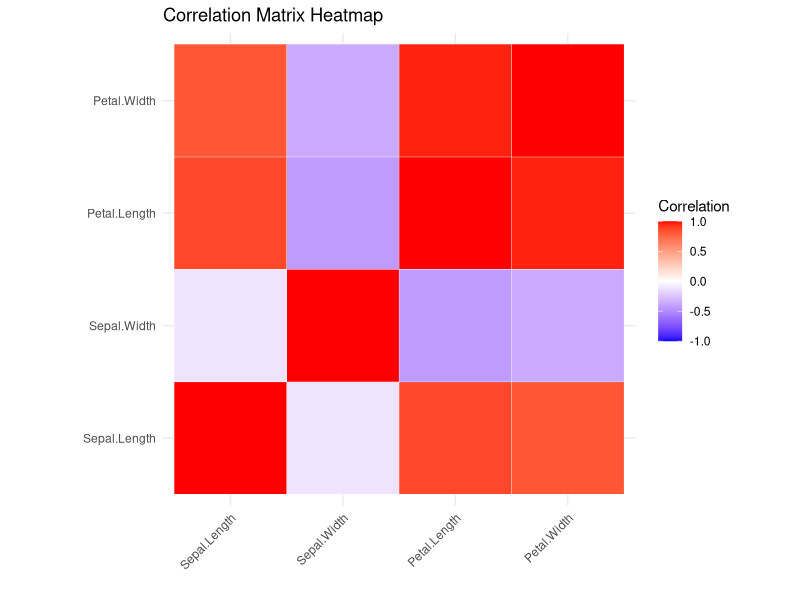

This chart was generated by the following R code:
# Load necessary libraries
library(datasets)     # For iris dataset
library(dplyr)        # Data manipulation
library(ggplot2)      # For plotting
library(reshape2)     # For reshaping data
library(skimr)
library(caret)     # For feature selection

# Load the Iris dataset
data(iris)

# Display the first few rows of the data
head(iris)

# Summary statistics of the data
skim(iris)

# Remove target column "Species" to apply variance threshold only on features
X <- iris %>% select(-Species)

################################################################################
##
## 1. Variance Threshold
##
################################################################################

# Calculate the variance of each feature
feature_variances <- apply(X, 2, var)

# Filter out columns with variance less than the threshold
threshold_variance <- 0.2
X_high_variance <- X[, feature_variances > threshold_variance]

# Show shape of data after applying variance threshold
cat("Shape of data after Variance Threshold:", dim(X_high_variance), "\n")
head(X_high_variance)

################################################################################
##
## 2. Correlation
##
################################################################################

# Compute the correlation matrix
correlation_matrix <- cor(X)

# Print the correlation matrix
print("Correlation Matrix:")
print(correlation_matrix)

# Define a threshold for highly correlated features
cor_threshold <- 0.8

# Loop through the correlation matrix and find highly correlated pairs
for (i in 1:(ncol(correlation_matrix) - 1)) {
  for (j in (i + 1):ncol(correlation_matrix)) {
    corr_value <- correlation_matrix[i, j]
    if (abs(corr_value) > cor_threshold) {
      cat(sprintf("%s and %s: %.4f\n", colnames(correlation_matrix)[i], colnames(correlation_matrix)[j], corr_value))
    }
  }
}

# Visualize the correlation matrix using ggplot2
# Melt the correlation matrix for ggplot2 compatibility
corr_matrix_melt <- melt(correlation_matrix)

# Plot the heatmap
ggplot(corr_matrix_melt, aes(Var1, Var2, fill = value)) + 
  geom_tile(color = "white") + 
  scale_fill_gradient2(low = "blue", high = "red", mid = "white", 
                       midpoint = 0, limit = c(-1, 1), space = "Lab", 
                       name = "Correlation") + 
  theme_minimal() + 
  theme(axis.text.x = element_text(angle = 45, vjust = 1, hjust = 1)) + 
  coord_fixed() + 
  labs(title = "Correlation Matrix Heatmap", x = "", y = "")

################################################################################
##
## 3. Chi-2
##
################################################################################

## Discretize numerical features using cut
X_d <- X
X_d$Sepal.Length <- cut(X_d$Sepal.Length, breaks = 3, labels = c("low", "medium", "high"))
X_d$Sepal.Width <- cut(X_d$Sepal.Width, breaks = 3, labels = c("low", "medium", "high"))
X_d$Petal.Length <- cut(X_d$Petal.Length, breaks = 3, labels = c("low", "medium", "high"))
X_d$Petal.Width <- cut(X_d$Petal.Width, breaks = 3, labels = c("low", "medium", "high"))

# Perform Chi-Square test for each feature against the target (Species)
chi_sq_sepal_length <- chisq.test(table(X_d$Sepal.Length, iris$Species))
chi_sq_sepal_width <- chisq.test(table(X_d$Sepal.Width, iris$Species))
chi_sq_petal_length <- chisq.test(table(X_d$Petal.Length, iris$Species))
chi_sq_petal_width <- chisq.test(table(X_d$Petal.Width, iris$Species))

# Extract p-values from the Chi-Square tests
p_values <- c(
  chi_sq_sepal_length$p.value,
  chi_sq_sepal_width$p.value,
  chi_sq_petal_length$p.value,
  chi_sq_petal_width$p.value
)

# Combine feature names and p-values
features <- c("Sepal.Length", "Sepal.Width", "Petal.Length", "Petal.Width")
chi_sq_results <- data.frame(Feature = features, P_Value = p_values)

# Rank features by p-value (lower p-value means more significant)
chi_sq_results <- chi_sq_results[order(chi_sq_results$P_Value), ]

# Print the ranked features
print(chi_sq_results)

################################################################################
##
## 4. ANOVA
##
################################################################################

# Perform ANOVA for each feature
anova_sepal_length <- summary(aov(Sepal.Length ~ Species, data = iris))
anova_sepal_width  <- summary(aov(Sepal.Width ~ Species, data = iris))
anova_petal_length <- summary(aov(Petal.Length ~ Species, data = iris))
anova_petal_width  <- summary(aov(Petal.Width ~ Species, data = iris))

# Extract F-values
f_values <- c(
  anova_sepal_length[[1]][["F value"]],
  anova_sepal_width[[1]][["F value"]],
  anova_petal_length[[1]][["F value"]],
  anova_petal_width[[1]][["F value"]]
)

# Combine feature names and F-values
features <- c("Sepal.Length", "Sepal.Width", "Petal.Length", "Petal.Width")
anova_results <- data.frame(Feature = features, F_Value = f_values)

# Rank features based on F-value and select the top k features (e.g., k = 2)
k <- 3
selected_features <- head(anova_results[order(-anova_results$F_Value), ], k)

# Print the selected features
print(selected_features)

